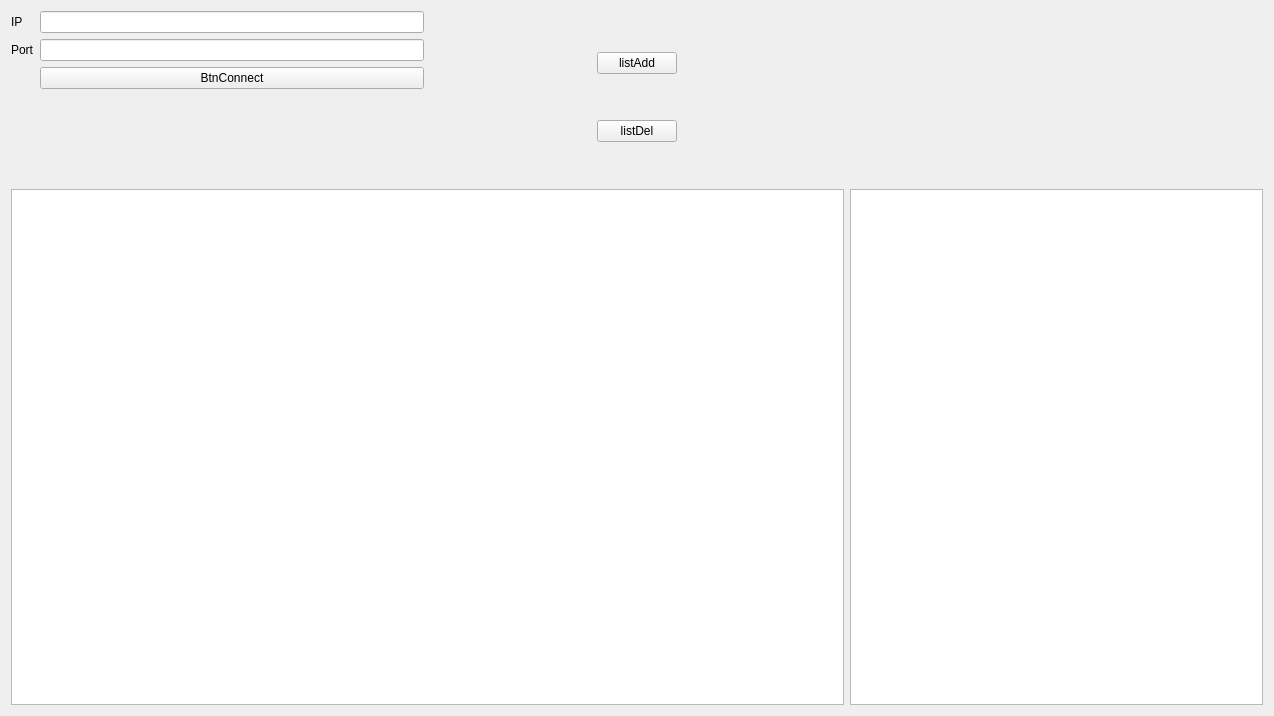
<?xml version="1.0" encoding="UTF-8"?>
<ui version="4.0">
 <class>Form</class>
 <widget class="QWidget" name="Form">
  <property name="geometry">
   <rect>
    <x>0</x>
    <y>0</y>
    <width>1274</width>
    <height>716</height>
   </rect>
  </property>
  <property name="windowTitle">
   <string>Form</string>
  </property>
  <property name="autoFillBackground">
   <bool>false</bool>
  </property>
  <layout class="QGridLayout" name="gridLayout" rowstretch="1,3" columnstretch="1,1,1">
   <item row="0" column="1">
    <layout class="QGridLayout" name="gridLayout_2">
     <item row="0" column="1">
      <spacer name="verticalSpacer">
       <property name="orientation">
        <enum>Qt::Vertical</enum>
       </property>
       <property name="sizeHint" stdset="0">
        <size>
         <width>20</width>
         <height>40</height>
        </size>
       </property>
      </spacer>
     </item>
     <item row="1" column="1">
      <widget class="QPushButton" name="pushButton_3">
       <property name="text">
        <string>listAdd</string>
       </property>
      </widget>
     </item>
     <item row="1" column="0">
      <spacer name="horizontalSpacer">
       <property name="orientation">
        <enum>Qt::Horizontal</enum>
       </property>
       <property name="sizeHint" stdset="0">
        <size>
         <width>40</width>
         <height>20</height>
        </size>
       </property>
      </spacer>
     </item>
     <item row="3" column="1">
      <widget class="QPushButton" name="pushButton_2">
       <property name="text">
        <string>listDel</string>
       </property>
      </widget>
     </item>
     <item row="1" column="2">
      <spacer name="horizontalSpacer_3">
       <property name="orientation">
        <enum>Qt::Horizontal</enum>
       </property>
       <property name="sizeHint" stdset="0">
        <size>
         <width>40</width>
         <height>20</height>
        </size>
       </property>
      </spacer>
     </item>
     <item row="4" column="1">
      <spacer name="verticalSpacer_2">
       <property name="orientation">
        <enum>Qt::Vertical</enum>
       </property>
       <property name="sizeHint" stdset="0">
        <size>
         <width>20</width>
         <height>40</height>
        </size>
       </property>
      </spacer>
     </item>
     <item row="2" column="1">
      <spacer name="verticalSpacer_3">
       <property name="orientation">
        <enum>Qt::Vertical</enum>
       </property>
       <property name="sizeHint" stdset="0">
        <size>
         <width>20</width>
         <height>40</height>
        </size>
       </property>
      </spacer>
     </item>
    </layout>
   </item>
   <item row="0" column="2">
    <spacer name="horizontalSpacer_2">
     <property name="orientation">
      <enum>Qt::Horizontal</enum>
     </property>
     <property name="sizeHint" stdset="0">
      <size>
       <width>40</width>
       <height>20</height>
      </size>
     </property>
    </spacer>
   </item>
   <item row="0" column="0">
    <layout class="QFormLayout" name="formLayout">
     <item row="0" column="0">
      <widget class="QLabel" name="label">
       <property name="text">
        <string>IP</string>
       </property>
      </widget>
     </item>
     <item row="0" column="1">
      <widget class="QLineEdit" name="lineEdit"/>
     </item>
     <item row="1" column="0">
      <widget class="QLabel" name="label_2">
       <property name="text">
        <string>Port</string>
       </property>
      </widget>
     </item>
     <item row="1" column="1">
      <widget class="QLineEdit" name="lineEdit_2"/>
     </item>
     <item row="3" column="1">
      <widget class="QPushButton" name="pushButton">
       <property name="text">
        <string>BtnConnect</string>
       </property>
      </widget>
     </item>
    </layout>
   </item>
   <item row="1" column="0" colspan="2">
    <widget class="QTableView" name="tableView">
     <property name="editTriggers">
      <set>QAbstractItemView::NoEditTriggers</set>
     </property>
     <property name="selectionMode">
      <enum>QAbstractItemView::SingleSelection</enum>
     </property>
     <property name="selectionBehavior">
      <enum>QAbstractItemView::SelectRows</enum>
     </property>
    </widget>
   </item>
   <item row="1" column="2">
    <widget class="QListView" name="listView">
     <property name="enabled">
      <bool>true</bool>
     </property>
     <property name="sizePolicy">
      <sizepolicy hsizetype="Expanding" vsizetype="Expanding">
       <horstretch>0</horstretch>
       <verstretch>0</verstretch>
      </sizepolicy>
     </property>
     <property name="editTriggers">
      <set>QAbstractItemView::NoEditTriggers</set>
     </property>
     <property name="selectionBehavior">
      <enum>QAbstractItemView::SelectColumns</enum>
     </property>
     <property name="resizeMode">
      <enum>QListView::Adjust</enum>
     </property>
    </widget>
   </item>
  </layout>
 </widget>
 <resources/>
 <connections/>
</ui>
